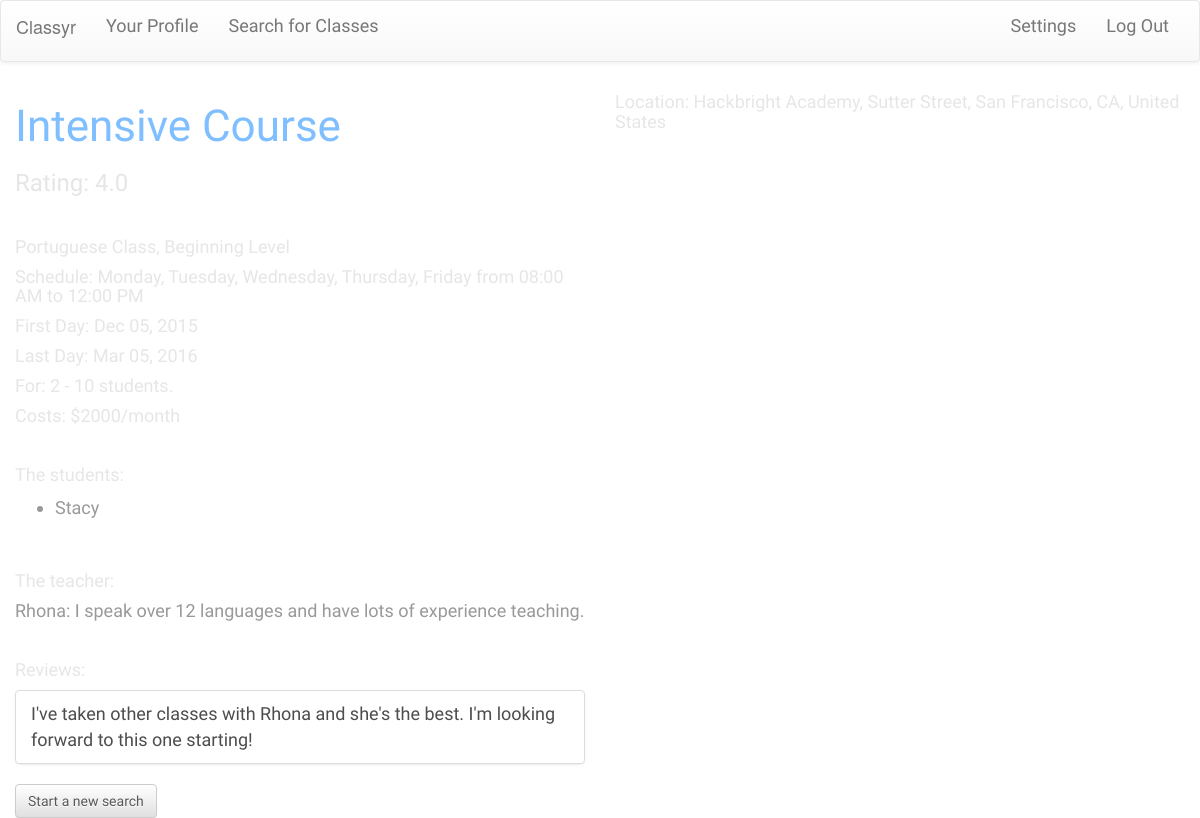
/class-info/7 (signed in), run on an earlier commit of the app's database.
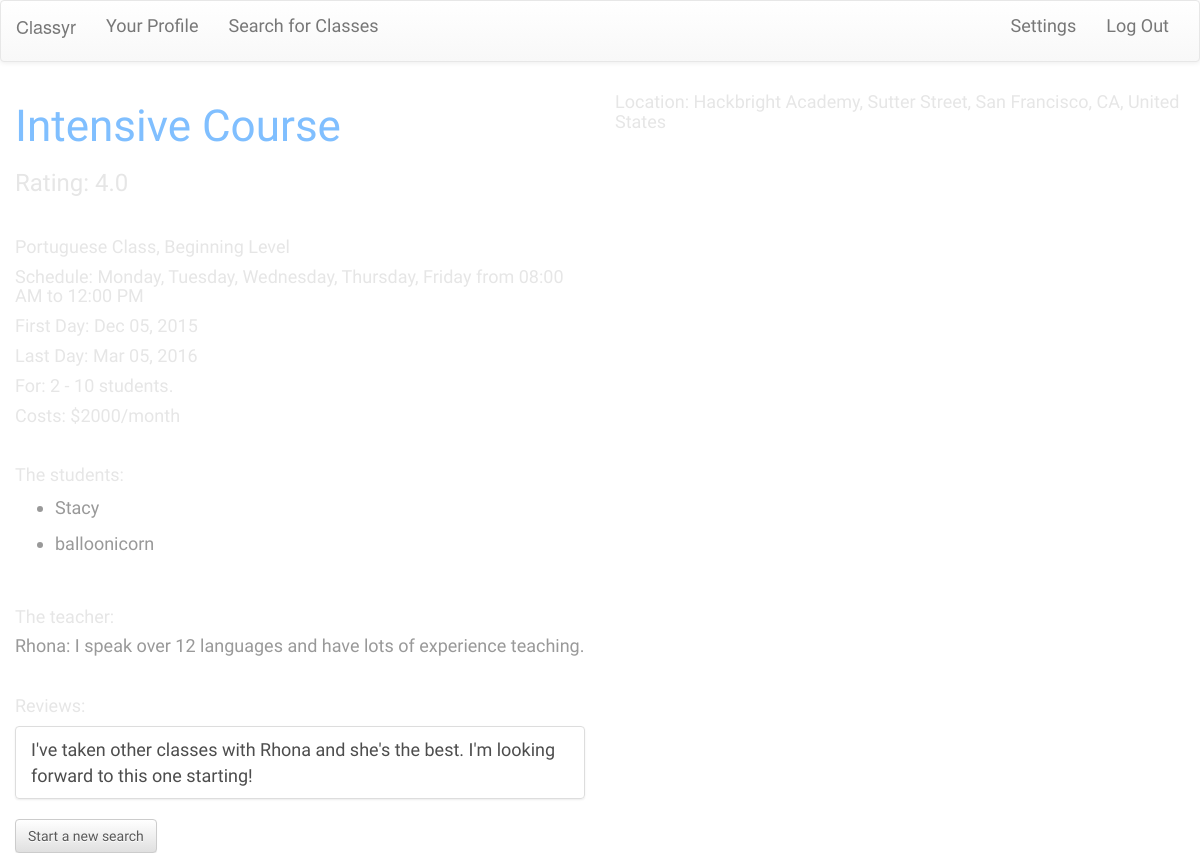
And on a later commit of the database.
### model.py (models this page shows, shortened)
class User(db.Model):
    __tablename__ = "users"
    user_id = db.Column(db.Integer, primary_key=True, autoincrement=True)
    username = db.Column(db.String(40), nullable=False)
    email = db.Column(db.String(100), nullable=False)
    password = db.Column(db.String(30), nullable=False)
    fname = db.Column(db.String(60))
    lname = db.Column(db.String(100))
    is_teacher = db.Column(db.Boolean, nullable=False)
    image = db.Column(db.String(150))
    bio = db.Column(db.String(300))

class Review(db.Model):
    __tablename__ = "reviews"
    review_id = db.Column(db.Integer, primary_key=True, autoincrement=True)
    user_id = db.Column(db.Integer, db.ForeignKey('users.user_id'), nullable=True)
    class_id = db.Column(db.Integer, db.ForeignKey('classes.class_id'), nullable=True)
    review = db.Column(db.String, nullable=True)
    user_connect = db.relationship('User', backref=db.backref('reviews'))
    class_connect = db.relationship('Classroom', backref=db.backref('reviews'))
    def __repr__(self):
        return "<Relationship review={} class_id={}>".format(self.review, self.class_id)

### server.py (the view)
@app.route('/class-info/<int:url_id>')
def class_info(url_id):
    returned_classes = db.session.query(Classroom).filter(Classroom.class_id==url_id).first()
    all_class = db.session.query(User).join(ClassUser).filter(ClassUser.class_id==url_id).all()
    address=returned_classes.address
    day_join = str(returned_classes.class_days)
    day_join = re.sub('&',', ', day_join)
    days_split = re.sub('days=', '', day_join)
    print "DAYS_SPLIT: ", days_split
    starttime = returned_classes.start_time.strftime("%I:%M %p")
    endtime = returned_classes.end_time.strftime("%I:%M %p")
    startdate = returned_classes.start_date.strftime("%b %d, %Y")
    enddate = returned_classes.end_date.strftime("%b %d, %Y")
    rate_format = returned_classes.rating
    rate_format = "%.1f" % rate_format
    reviews = db.session.query(Review).filter(Review.class_id==url_id).all()
    for review in reviews:
        if len(review.review) > 10:
            print review
    if session.get("user_id"):
        logged_in = User.query.filter(User.user_id==session["user_id"]).first()
        print "look here: ", logged_in.is_teacher
        user_email = db.session.query(User).filter(User.user_id == session["user_id"]).first()
        user_username = user_email.username
        if logged_in.is_teacher == 0:
            print "if student, class: "
            print returned_classes.class_id
            return render_template("class-info.html", returned_classes=returned_classes, url_id=url_id, all_class=all_class,
                                                    logged_in=logged_in, starttime=starttime, endtime=endtime,
                                                    startdate=startdate, enddate=enddate, days_split=days_split,
                                                    reviews=reviews, rate_format=rate_format, user_username=user_username)
        else:
            print "if teacher, class: ", returned_classes.class_id
            return render_template("class-info-teacher.html", returned_classes=returned_classes, url_id=url_id,
                                                            logged_in=logged_in, starttime=starttime, endtime=endtime,
                                                            enddate=enddate, days_split=days_split, rate_format=rate_format,
                                                            reviews=reviews, startdate=startdate, all_class=all_class,
                                                            user_username=user_username)
    return render_template("class-info.html", returned_classes=returned_classes, url_id=url_id, all_class=all_class,
                                                logged_in=None, starttime=starttime, endtime=endtime, startdate=startdate,
                                                enddate=enddate, days_split=days_split, rate_format=rate_format,
                                                reviews=reviews)

### templates/class-info-teacher.html (shortened to what this page needs)
{% extends 'base.html' %}
{% block head %}
<link rel="stylesheet" type="text/css" src="static/map.css">
{% endblock %}
{% block body %}
  <div id="basic-class" class="col-sm-6 col-md-5 col-lg-6">
    <div>
      <h1>{{ returned_classes.class_name }}</h1>
    </div>
    <div>
      <h3>Rating: {{ rate_format }}</h3>
    </div>
  <br>
    <div>
      <h5 id="class-info">{{ returned_classes.language }} Class, {{ returned_classes.level }} Level</h5>
    </div>
    <div>
      <h5>Schedule: {{ days_split }} from {{ starttime }} to {{ endtime }}</h5>
    </div>
    <div>
      <h5>First Day: {{ startdate }}</h5>
        {% if returned_classes.end_date == "" %}
        <h5>This class is ongoing</h5>
        {% else %}
        <h5>Last Day: {{ enddate }}</h5>
        {% endif %}
    </div>
    <div>
      <h5>For: {{ returned_classes.min_students }} - {{ returned_classes.max_students }} students.</h5>
    </div>
    <div>
      {% if returned_classes.cost == 0 %}
        <h5>Costs: Free!</h5>
      {% else %}
        <h5>Costs: ${{ returned_classes.cost }}/{{ returned_classes.per_time }}</h5>
      {% endif %}
    </div>
<br>
    <div>
      <h5>The students:</h5>
        <ul>
          {% for stu in all_class %}
          {% if stu.is_teacher == 0 %}
              <li>{{ stu.username }}</li>
          {% endif %}
          {% endfor %}
        </ul>
<br>
      <h5>The teacher:</h5>
          {% for stu in all_class %}
          {% if stu.is_teacher == 1 %}
            <h4>{{ stu.username }}:  {{ stu.bio }}</h4>
          {% endif %}
          {% endfor %}
    </div>
<br>
    <div id="reviews">
      <h5>Reviews:</h5>
            {% if returned_classes.hide_reviews == 0 %}
            <ul class="list-group">
              {% for review in reviews %}
              <li class="list-group-item">{{ review.review }}</li>
              {% endfor %}
            </ul>
            {% endif %}
    </div>
    <div>
        <a href="/search"><button class="btn btn-default" name="return-search" id="return-search">Start a new search</button></a>
    </div>
  </div>
<div class="col-sm-6 col-md-5 col-md-offset-2 col-lg-6 col-lg-offset-0">
  <div>
    <h5>Location: {{ returned_classes.address }} </h5>
  </div>
  <div id="map" style="width: 400px; height: 400px"></div>
</div>
{% endblock %}

What changed in the data, as far as the page shows it:
added User: username "balloonicorn", shown under "The students:"
